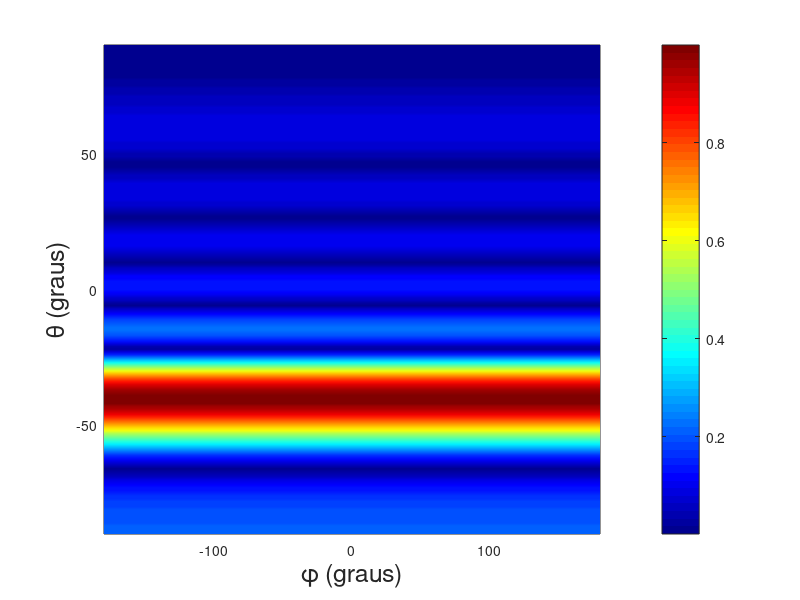

This chart was generated by the following MATLAB code:
% Fundamentos de Acústica Submarina

clear all, close all

ntheta = 181;
theta = linspace(-90,90,ntheta);
thetar = theta*pi/180;
nphi = 361;
phi = linspace(-180,180,nphi);
phir = phi*pi/180;

thetas  = 40;
thetasr = thetas*pi/180;
phis    = 20;
phisr   = phis*pi/180;

nsensors = 11;
c    = 1500;
freq =  500; w0 = 2*pi*freq;
d = [0, 0, 1]; % Antena vertical

yp = zeros(1,nsensors) + 1i;
ep = zeros(1,nsensors) + 1i;
B  = zeros(ntheta,nphi);

kx = cos(phisr)*cos(thetasr); 
ky = sin(phisr)*cos(thetasr);
kz =            sin(thetasr);
ks = w0/c*[kx,ky,kz];

for l = 1:nsensors
    rl = l*d;
    yp(l) = exp( -1i*dot(ks,rl) );
endfor

yp = yp/norm( yp );

for j = 1:nphi

    phij = phir(j);

    for i = 1:ntheta

         thetai = thetar(i);
         kx = cos(phij)*cos(thetai); 
         ky = sin(phij)*cos(thetai);
         kz =           sin(thetai);
         k  = w0/c*[kx,ky,kz];

 	 for l = 1:nsensors

 	     rl = l*d;
 	     ep(l) = exp( 1i*dot(k,rl) );
 	     
	 endfor
	 
	 ep = ep/norm( ep );
	
	 B(i,j) = abs( dot(yp,ep) );
      
    endfor

endfor

colormap('jet')

figure(1)
pcolor(phi,theta,B), shading interp, colorbar
xlim([-180,180])
ylim([-90,90])
xlabel('\phi (graus)'  ,'FontSize',18)
ylabel('\theta (graus)','FontSize',18)

